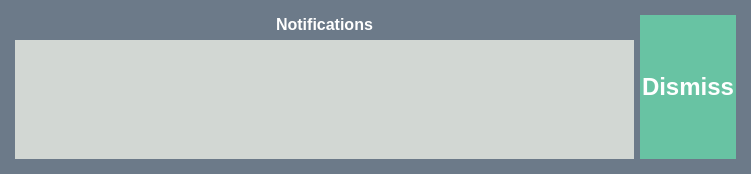
<?xml version="1.0" encoding="UTF-8"?>
<ui version="4.0">
 <class>ActionWaypointUI</class>
 <widget class="QWidget" name="ActionWaypointUI">
  <property name="geometry">
   <rect>
    <x>0</x>
    <y>0</y>
    <width>751</width>
    <height>174</height>
   </rect>
  </property>
  <property name="minimumSize">
   <size>
    <width>0</width>
    <height>0</height>
   </size>
  </property>
  <property name="maximumSize">
   <size>
    <width>16777215</width>
    <height>16777215</height>
   </size>
  </property>
  <property name="windowTitle">
   <string>Form</string>
  </property>
  <property name="styleSheet">
   <string notr="true">background-color:#6C7A89</string>
  </property>
  <layout class="QVBoxLayout" name="verticalLayout_2">
   <property name="margin">
    <number>15</number>
   </property>
   <item>
    <layout class="QHBoxLayout" name="horizontalLayout_2">
     <property name="margin">
      <number>0</number>
     </property>
     <item>
      <widget class="QWidget" name="widget_3" native="true">
       <property name="sizePolicy">
        <sizepolicy hsizetype="Preferred" vsizetype="Preferred">
         <horstretch>0</horstretch>
         <verstretch>5</verstretch>
        </sizepolicy>
       </property>
       <property name="minimumSize">
        <size>
         <width>50</width>
         <height>50</height>
        </size>
       </property>
       <layout class="QVBoxLayout" name="verticalLayout_4">
        <property name="margin">
         <number>0</number>
        </property>
        <item>
         <layout class="QVBoxLayout" name="verticalLayout_3">
          <item>
           <widget class="QLabel" name="label_11">
            <property name="minimumSize">
             <size>
              <width>0</width>
              <height>0</height>
             </size>
            </property>
            <property name="font">
             <font>
              <pointsize>12</pointsize>
              <weight>75</weight>
              <bold>true</bold>
             </font>
            </property>
            <property name="styleSheet">
             <string notr="true">color:#ffffff</string>
            </property>
            <property name="text">
             <string>Notifications</string>
            </property>
            <property name="alignment">
             <set>Qt::AlignCenter</set>
            </property>
           </widget>
          </item>
          <item>
           <widget class="QListWidget" name="notification_list">
            <property name="font">
             <font>
              <weight>75</weight>
              <bold>true</bold>
             </font>
            </property>
            <property name="styleSheet">
             <string notr="true">QListWidget {background-color:#D2D7D3; color:#555;} QListView:item:selected { color: #ffffff; background-color: #ABB7B7;border:none }</string>
            </property>
            <property name="frameShape">
             <enum>QFrame::Panel</enum>
            </property>
            <property name="frameShadow">
             <enum>QFrame::Plain</enum>
            </property>
            <property name="lineWidth">
             <number>0</number>
            </property>
           </widget>
          </item>
         </layout>
        </item>
        <item>
         <layout class="QHBoxLayout" name="horizontalLayout"/>
        </item>
       </layout>
      </widget>
     </item>
     <item>
      <widget class="QPushButton" name="done_button">
       <property name="sizePolicy">
        <sizepolicy hsizetype="Fixed" vsizetype="MinimumExpanding">
         <horstretch>0</horstretch>
         <verstretch>0</verstretch>
        </sizepolicy>
       </property>
       <property name="minimumSize">
        <size>
         <width>24</width>
         <height>0</height>
        </size>
       </property>
       <property name="palette">
        <palette>
         <active>
          <colorrole role="WindowText">
           <brush brushstyle="SolidPattern">
            <color alpha="255">
             <red>255</red>
             <green>255</green>
             <blue>255</blue>
            </color>
           </brush>
          </colorrole>
          <colorrole role="Button">
           <brush brushstyle="SolidPattern">
            <color alpha="255">
             <red>104</red>
             <green>195</green>
             <blue>163</blue>
            </color>
           </brush>
          </colorrole>
          <colorrole role="Light">
           <brush brushstyle="SolidPattern">
            <color alpha="255">
             <red>185</red>
             <green>0</green>
             <blue>0</blue>
            </color>
           </brush>
          </colorrole>
          <colorrole role="Midlight">
           <brush brushstyle="SolidPattern">
            <color alpha="255">
             <red>185</red>
             <green>0</green>
             <blue>0</blue>
            </color>
           </brush>
          </colorrole>
          <colorrole role="Dark">
           <brush brushstyle="SolidPattern">
            <color alpha="255">
             <red>185</red>
             <green>0</green>
             <blue>0</blue>
            </color>
           </brush>
          </colorrole>
          <colorrole role="Mid">
           <brush brushstyle="SolidPattern">
            <color alpha="255">
             <red>185</red>
             <green>0</green>
             <blue>0</blue>
            </color>
           </brush>
          </colorrole>
          <colorrole role="Text">
           <brush brushstyle="SolidPattern">
            <color alpha="255">
             <red>255</red>
             <green>255</green>
             <blue>255</blue>
            </color>
           </brush>
          </colorrole>
          <colorrole role="BrightText">
           <brush brushstyle="SolidPattern">
            <color alpha="255">
             <red>255</red>
             <green>255</green>
             <blue>255</blue>
            </color>
           </brush>
          </colorrole>
          <colorrole role="ButtonText">
           <brush brushstyle="SolidPattern">
            <color alpha="255">
             <red>255</red>
             <green>255</green>
             <blue>255</blue>
            </color>
           </brush>
          </colorrole>
          <colorrole role="Base">
           <brush brushstyle="SolidPattern">
            <color alpha="255">
             <red>104</red>
             <green>195</green>
             <blue>163</blue>
            </color>
           </brush>
          </colorrole>
          <colorrole role="Window">
           <brush brushstyle="SolidPattern">
            <color alpha="255">
             <red>104</red>
             <green>195</green>
             <blue>163</blue>
            </color>
           </brush>
          </colorrole>
          <colorrole role="Shadow">
           <brush brushstyle="SolidPattern">
            <color alpha="255">
             <red>0</red>
             <green>0</green>
             <blue>0</blue>
            </color>
           </brush>
          </colorrole>
          <colorrole role="AlternateBase">
           <brush brushstyle="SolidPattern">
            <color alpha="255">
             <red>220</red>
             <green>127</green>
             <blue>127</blue>
            </color>
           </brush>
          </colorrole>
          <colorrole role="ToolTipBase">
           <brush brushstyle="SolidPattern">
            <color alpha="255">
             <red>255</red>
             <green>255</green>
             <blue>220</blue>
            </color>
           </brush>
          </colorrole>
          <colorrole role="ToolTipText">
           <brush brushstyle="SolidPattern">
            <color alpha="255">
             <red>0</red>
             <green>0</green>
             <blue>0</blue>
            </color>
           </brush>
          </colorrole>
         </active>
         <inactive>
          <colorrole role="WindowText">
           <brush brushstyle="SolidPattern">
            <color alpha="255">
             <red>255</red>
             <green>255</green>
             <blue>255</blue>
            </color>
           </brush>
          </colorrole>
          <colorrole role="Button">
           <brush brushstyle="SolidPattern">
            <color alpha="255">
             <red>104</red>
             <green>195</green>
             <blue>163</blue>
            </color>
           </brush>
          </colorrole>
          <colorrole role="Light">
           <brush brushstyle="SolidPattern">
            <color alpha="255">
             <red>185</red>
             <green>0</green>
             <blue>0</blue>
            </color>
           </brush>
          </colorrole>
          <colorrole role="Midlight">
           <brush brushstyle="SolidPattern">
            <color alpha="255">
             <red>185</red>
             <green>0</green>
             <blue>0</blue>
            </color>
           </brush>
          </colorrole>
          <colorrole role="Dark">
           <brush brushstyle="SolidPattern">
            <color alpha="255">
             <red>185</red>
             <green>0</green>
             <blue>0</blue>
            </color>
           </brush>
          </colorrole>
          <colorrole role="Mid">
           <brush brushstyle="SolidPattern">
            <color alpha="255">
             <red>185</red>
             <green>0</green>
             <blue>0</blue>
            </color>
           </brush>
          </colorrole>
          <colorrole role="Text">
           <brush brushstyle="SolidPattern">
            <color alpha="255">
             <red>255</red>
             <green>255</green>
             <blue>255</blue>
            </color>
           </brush>
          </colorrole>
          <colorrole role="BrightText">
           <brush brushstyle="SolidPattern">
            <color alpha="255">
             <red>255</red>
             <green>255</green>
             <blue>255</blue>
            </color>
           </brush>
          </colorrole>
          <colorrole role="ButtonText">
           <brush brushstyle="SolidPattern">
            <color alpha="255">
             <red>255</red>
             <green>255</green>
             <blue>255</blue>
            </color>
           </brush>
          </colorrole>
          <colorrole role="Base">
           <brush brushstyle="SolidPattern">
            <color alpha="255">
             <red>104</red>
             <green>195</green>
             <blue>163</blue>
            </color>
           </brush>
          </colorrole>
          <colorrole role="Window">
           <brush brushstyle="SolidPattern">
            <color alpha="255">
             <red>104</red>
             <green>195</green>
             <blue>163</blue>
            </color>
           </brush>
          </colorrole>
          <colorrole role="Shadow">
           <brush brushstyle="SolidPattern">
            <color alpha="255">
             <red>0</red>
             <green>0</green>
             <blue>0</blue>
            </color>
           </brush>
          </colorrole>
          <colorrole role="AlternateBase">
           <brush brushstyle="SolidPattern">
            <color alpha="255">
             <red>220</red>
             <green>127</green>
             <blue>127</blue>
            </color>
           </brush>
          </colorrole>
          <colorrole role="ToolTipBase">
           <brush brushstyle="SolidPattern">
            <color alpha="255">
             <red>255</red>
             <green>255</green>
             <blue>220</blue>
            </color>
           </brush>
          </colorrole>
          <colorrole role="ToolTipText">
           <brush brushstyle="SolidPattern">
            <color alpha="255">
             <red>0</red>
             <green>0</green>
             <blue>0</blue>
            </color>
           </brush>
          </colorrole>
         </inactive>
         <disabled>
          <colorrole role="WindowText">
           <brush brushstyle="SolidPattern">
            <color alpha="255">
             <red>255</red>
             <green>255</green>
             <blue>255</blue>
            </color>
           </brush>
          </colorrole>
          <colorrole role="Button">
           <brush brushstyle="SolidPattern">
            <color alpha="255">
             <red>104</red>
             <green>195</green>
             <blue>163</blue>
            </color>
           </brush>
          </colorrole>
          <colorrole role="Light">
           <brush brushstyle="SolidPattern">
            <color alpha="255">
             <red>185</red>
             <green>0</green>
             <blue>0</blue>
            </color>
           </brush>
          </colorrole>
          <colorrole role="Midlight">
           <brush brushstyle="SolidPattern">
            <color alpha="255">
             <red>185</red>
             <green>0</green>
             <blue>0</blue>
            </color>
           </brush>
          </colorrole>
          <colorrole role="Dark">
           <brush brushstyle="SolidPattern">
            <color alpha="255">
             <red>185</red>
             <green>0</green>
             <blue>0</blue>
            </color>
           </brush>
          </colorrole>
          <colorrole role="Mid">
           <brush brushstyle="SolidPattern">
            <color alpha="255">
             <red>185</red>
             <green>0</green>
             <blue>0</blue>
            </color>
           </brush>
          </colorrole>
          <colorrole role="Text">
           <brush brushstyle="SolidPattern">
            <color alpha="255">
             <red>255</red>
             <green>255</green>
             <blue>255</blue>
            </color>
           </brush>
          </colorrole>
          <colorrole role="BrightText">
           <brush brushstyle="SolidPattern">
            <color alpha="255">
             <red>255</red>
             <green>255</green>
             <blue>255</blue>
            </color>
           </brush>
          </colorrole>
          <colorrole role="ButtonText">
           <brush brushstyle="SolidPattern">
            <color alpha="255">
             <red>255</red>
             <green>255</green>
             <blue>255</blue>
            </color>
           </brush>
          </colorrole>
          <colorrole role="Base">
           <brush brushstyle="SolidPattern">
            <color alpha="255">
             <red>104</red>
             <green>195</green>
             <blue>163</blue>
            </color>
           </brush>
          </colorrole>
          <colorrole role="Window">
           <brush brushstyle="SolidPattern">
            <color alpha="255">
             <red>104</red>
             <green>195</green>
             <blue>163</blue>
            </color>
           </brush>
          </colorrole>
          <colorrole role="Shadow">
           <brush brushstyle="SolidPattern">
            <color alpha="255">
             <red>0</red>
             <green>0</green>
             <blue>0</blue>
            </color>
           </brush>
          </colorrole>
          <colorrole role="AlternateBase">
           <brush brushstyle="SolidPattern">
            <color alpha="255">
             <red>185</red>
             <green>0</green>
             <blue>0</blue>
            </color>
           </brush>
          </colorrole>
          <colorrole role="ToolTipBase">
           <brush brushstyle="SolidPattern">
            <color alpha="255">
             <red>255</red>
             <green>255</green>
             <blue>220</blue>
            </color>
           </brush>
          </colorrole>
          <colorrole role="ToolTipText">
           <brush brushstyle="SolidPattern">
            <color alpha="255">
             <red>0</red>
             <green>0</green>
             <blue>0</blue>
            </color>
           </brush>
          </colorrole>
         </disabled>
        </palette>
       </property>
       <property name="font">
        <font>
         <pointsize>18</pointsize>
         <weight>75</weight>
         <bold>true</bold>
        </font>
       </property>
       <property name="focusPolicy">
        <enum>Qt::NoFocus</enum>
       </property>
       <property name="styleSheet">
        <string notr="true">QPushButton#done_button{border: 2px solid #68C3A3;
border-radius: 0px;
background-color: #68C3A3;
color:#ffffff}
QPushButton#done_button:pressed{
border: 2px solid #68C3A3;
border-radius: 0px;
background-color: #68C3A3;
color:#ffffff}</string>
       </property>
       <property name="text">
        <string>Dismiss</string>
       </property>
       <property name="flat">
        <bool>true</bool>
       </property>
      </widget>
     </item>
    </layout>
   </item>
  </layout>
 </widget>
 <resources/>
 <connections/>
</ui>
